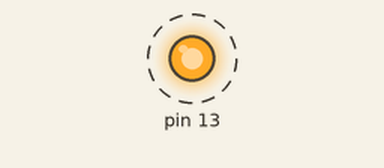
This sketch was run on a simulated Arduino Uno, built with avr-gcc and run on an emulated ATmega328P. Parts: output pins drawn as LEDs (lit = HIGH). Dashed ring = blinking. What the sketch prints to the serial monitor is not drawn.

Above: at 0.2 s.
Timing chart, 0 to 3.0 s (numbered marks = the images above):
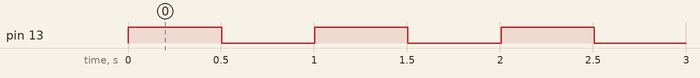

Measured:
- by itself, pin 13: alternates HIGH for 0.50 s and LOW for 0.50 s

The sketch:

Blink13Once.ino
```cpp
unsigned long ledTimeout = 0;
int ledValue = 1;
void setup() {
   pinMode (13,OUTPUT);
   digitalWrite (13,1);
   Serial.begin (115200);
   Serial.println ( "Ready" );
   ledTimeout = 1;
}

void loop() {
  char ch;
  if (Serial.available()) {
    ch = Serial.read();
    if (ch == 'A') {
      digitalWrite (13,0);
      ledTimeout = 0;
    } else if (ch == 'B') {
      digitalWrite (13,1);
      ledTimeout = 0;
    }
  }
  if (ledTimeout) {
    if (millis() > ledTimeout) {
       digitalWrite (13,ledValue);
       ledValue = 1 - ledValue;
       ledTimeout = millis() + 500;
    }
  }
}
```
